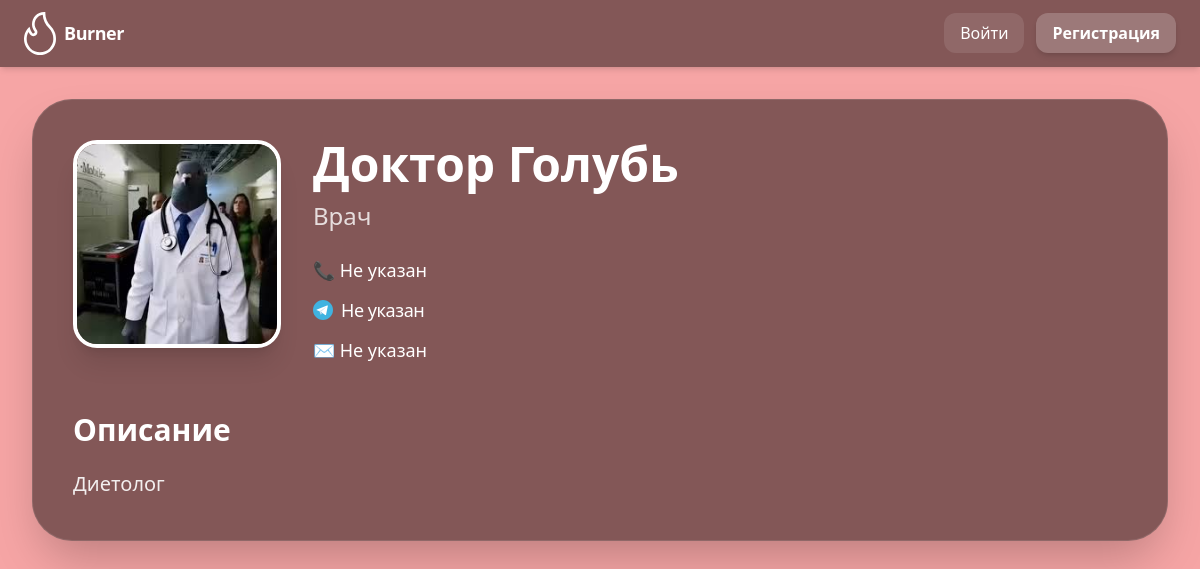
/specialist/1, run on the app's committed database.
### a_profile/models.py (models this page shows, shortened)
class Specialist(models.Model):
    class Role(models.TextChoices):
        DOCTOR = "Врач", "Врач"
        COACH = (
            "Тренер",
            "Тренер",
        )
        ANOTHER = "Другое", "Другое"
    user = models.OneToOneField(
        User, on_delete=models.CASCADE, related_name="specialist"
    )
    role = models.CharField(max_length=10, choices=Role.choices, default=Role.ANOTHER)
    about = models.TextField(max_length=150, default="Специалист")
    f_name = models.CharField(max_length=20, blank=True, default="Имя")
    l_name = models.CharField(max_length=20, blank=True, default="Фамилия")
    number = models.CharField(max_length=11, null=True)
    social_tg = models.CharField(max_length=50, null=True)
    email = models.CharField(max_length=100, null=True)
    image = models.ImageField(upload_to="avatar/", null=True, blank=True)
    id = models.CharField(max_length=100, default=uuid.uuid4, unique=True, primary_key=True, editable=False)
    class Meta:
            db_table = 'a_profile_specialist'
            verbose_name = 'Специалист'
            verbose_name_plural = 'Специалисты'

### a_profile/views.py (the view)
# urls.py: path('specialist/<pk>', specialist_view, name='specialist'),
def specialist_view(request, pk):
    specialists = get_object_or_404(Specialist, id=pk)
    return render(request, 'a_profile/specialist.html', {'specialists' : specialists})

### templates/a_profile/specialist.html
{% extends 'layouts/b.html' %}
{% load static %}
{% block content %}
<main class="w-full min-h-screen p-8">
    <div class="bg-[#835757] w-full rounded-[2.5rem] p-10 text-white shadow-2xl border border-white/10">
        <div class="flex flex-col md:flex-row items-start gap-8">
            <div class="shrink-0">
                <img src="{{ specialists.image.url }}" alt="Аватар"
                    class="w-52 h-52 object-cover rounded-3xl border-4 border-white shadow-xl">
            </div>
            <div class="flex-1">
                <h2 class="text-5xl font-bold">
                    {{ specialists.f_name}} {{ specialists.l_name}}
                </h2>
                <p class="text-2xl opacity-80 mt-3">
                    {{ specialists.role}}
                </p>
                <div class="mt-6 space-y-3 text-lg">
                    {% if specialists.number %}
                    <p>📞 {{ specialists.number}}</p>
                    {% else %}
                    <p>📞 Не указан</p>
                    {% endif %}
                    <a class="flex items-center gap-2">
                        <img src="{% static 'images/tg_icon.svg' %}"
                            class="w-5 transition-transform group-hover:scale-110" alt="Logo">
                        {% if specialists.number %}
                        <h1 class="text-lg  tracking-tight">@ {{ specialists.social_tg}}</h1>
                        {% else %}
                        <h1 class="text-lg  tracking-tight">Не указан</h1>
                        {% endif %}
                    </a>
                    {% if specialists.number %}
                    <p>✉ {{ specialists.email}}</p>
                    {% else %}
                    <p>✉ Не указан</p>
                    {% endif %}
                </div>
            </div>
        </div>
        <div class="mt-12">
            <h3 class="text-3xl font-bold mb-5">
                Описание
            </h3>
            <p class="text-xl leading-relaxed opacity-90 max-w-5xl">
                {{ specialists.about}}
            </p>
        </div>
    </div>
</main>
{% endblock %}

### data on the page
Specialist: image (picture), f_name "Доктор", l_name "Голубь", role "Врач", about "Диетолог"
